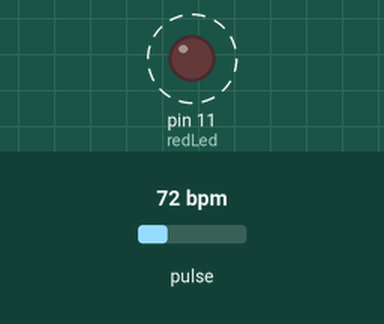
Simulated run of this sketch. Board: Arduino Uno, built with avr-gcc and run on an emulated ATmega328P. Shown: output pins drawn as LEDs (lit = HIGH). Dashed ring = blinking. The test bench sets the inputs (shaded band); at power-on: pulse 72 bpm. What the sketch prints to the serial monitor is not drawn.

Above: at 1.2 s.
1.3 s: pulse set to 42 bpm
At 3.2 s:
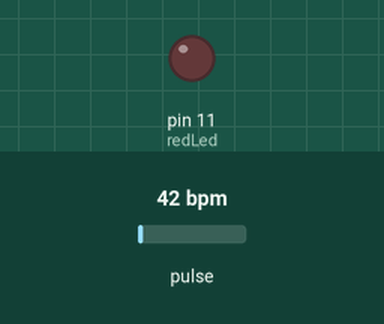
3.7 s: pulse set to 100 bpm
At 4.42 s:
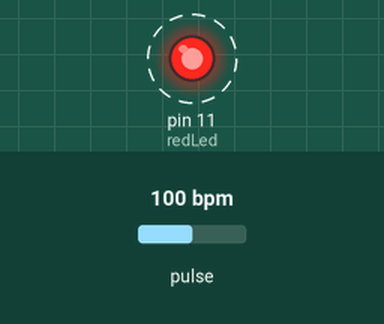
Timing chart, 0 to 12.7 s (numbered marks = the images above; inputs shaded):
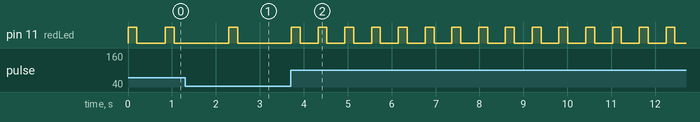

The sketch:

heart_rate_monitor_project_1.ino
```cpp
// Arduino Code Snipet


// Include the Library for Pulse Sensor "PulseSensorPlayground"
#include <PulseSensorPlayground.h>


//Declaration of variables
const int PulseSensor = A0;
const int redLed = 11;
int threshold = 550;           // Determine which Signal to "count as a beat" and which to ignore


// Creates an object
PulseSensorPlayground pulseSensor;


void setup() {

	Serial.begin(9600);

	pulseSensor.analogInput(PulseSensor);
	pulseSensor.blinkOnPulse(redLed);       // Blink on-board LED with heartbeat
	pulseSensor.setThreshold(threshold);


	if (pulseSensor.begin()) {
		Serial.println("PulseSensor object created!");
	}

    pinMode(redLed, OUTPUT);
}


void loop() {

    //Heart Rate Measurement
	int myBPM = pulseSensor.getBeatsPerMinute(); //BPM == Beats per Minute

	if (pulseSensor.sawStartOfBeat()) {
		Serial.println("♥  A HeartBeat Happened ! ");
		Serial.print("BPM: ");
		Serial.println(myBPM);
		}

	delay(20);

}
```

Measured:
- after the input at 3.7 s, pin 11 (redLed): alternates HIGH for 0.20 s and LOW for 0.41 s, starting after 0.62 s
